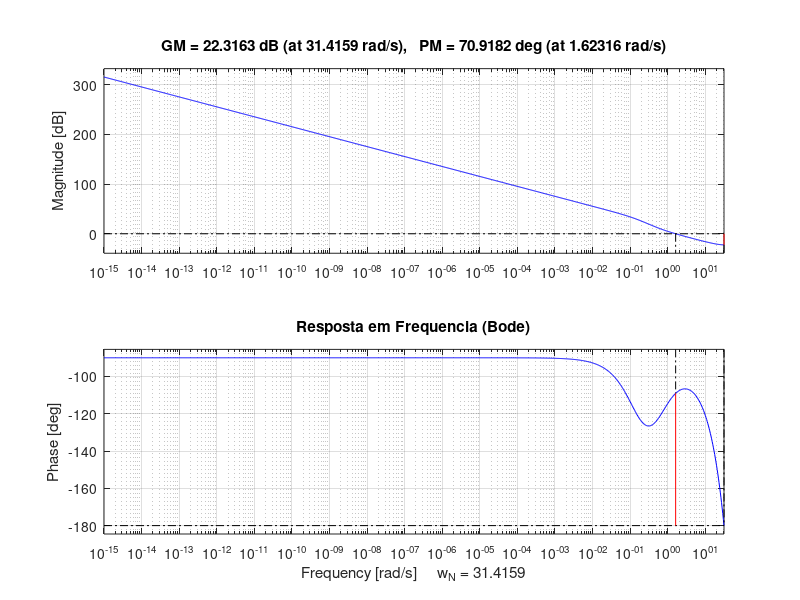

Recreate this plot in MATLAB.
%% TAREFA 1 - Questão 4: Controle de Velocidade por Lugar das Raizes (Analitico)
clear; clc; close all;

%% 1. Parametros do Sistema (Obtidos na Questao 3)
K_v = 1.0656; 
tau_v = 6.4751;
G_v_s = tf(K_v, [tau_v 1]);

K_tc = -6.3248;
tau_tc = 6.3248;
G_tc_s = tf(K_tc, [tau_tc 1]);

%% 2. Discretizacao do Sistema (Ts = 0.1s)
Ts = 0.1;
G_v_z = c2d(G_v_s, Ts, 'zoh');
[num_z, den_z] = tfdata(G_v_z, 'v');

b = num_z(2);      % Ganho discreto da planta
a = -den_z(2);     % Polo discreto da planta

G_tc_z = c2d(G_tc_s, Ts, 'zoh');

%% 3. Requisitos de Projeto (Polo Desejado)
% Requisito: Tempo de acomodacao ts <= 4.85s (vamos usar 4.5s)
% Requisito: Sem pico (vamos usar zeta = 0.9, overshoot = 0.15% -> invisivel)
ts_mf = 4.5;
zeta = 0.9;
wn = 4 / (zeta * ts_mf); % Frequencia natural

% Polo dominante no Plano S
sd = -zeta * wn + 1i * wn * sqrt(1 - zeta^2);

% Mapeamento para o Plano Z: z = e^(s*Ts)
pd = exp(sd * Ts); 
fprintf('--- Parametros do Projeto ---\n');
fprintf('Polo Desejado no Plano Z (pd): %.4f + %.4fi\n', real(pd), imag(pd));


%% 4. Projeto do Controlador (Metodo Analitico do LGR)
% O controlador PI tem a forma: C(z) = K * (z - zc) / (z - 1)
% Onde (z - 1) é o integrador obrigatorio para erro nulo.

% 4.1 CONDIÇÃO DE FASE para encontrar o Zero (zc)
% A soma das fases em malha aberta deve ser um multiplo impar de 180 (pi rad)
% angle(pd - zc) - angle(pd - a) - angle(pd - 1) = pi
% angle(pd - zc) = pi + angle(pd - a) + angle(pd - 1)

fase_polo_planta = angle(pd - a);
fase_integrador  = angle(pd - 1);
fase_zero_req    = pi + fase_polo_planta + fase_integrador;

% Usando trigonometria simples (tan(theta) = Cateto Oposto / Cateto Adjacente)
% tan(fase_zero_req) = imag(pd) / (real(pd) - zc)
zc = real(pd) - (imag(pd) / tan(fase_zero_req));

fprintf('\n--- Condição de Fase ---\n');
fprintf('Zero calculado (zc): %.4f\n', zc);

% 4.2 CONDIÇÃO DE MÓDULO para encontrar o Ganho (K)
% A magnitude de K * G(z) * C_aux(z) avaliada no polo pd deve ser igual a 1
% | K * b * (pd - zc) / ((pd - a) * (pd - 1)) | = 1

% K = |pd - a| * |pd - 1| / ( b * |pd - zc| )
K = (abs(pd - a) * abs(pd - 1)) / (b * abs(pd - zc));

fprintf('\n--- Condição de Módulo ---\n');
fprintf('Ganho calculado (K): %.4f\n\n', K);


%% 5. Montagem do Controlador e Analise
C_aux = tf([1 -zc], [1 -1], Ts);
C_z = K * C_aux;
L_z = C_aux * G_v_z; % Malha aberta sem K para o plot do rlocus

figure('Name', 'Projeto Analitico - Lugar das Raizes', 'Position', [50 50 1200 800]);

% 5.1 Lugar das Raizes
subplot(2,2,1);
rlocus(L_z);
hold on;
% Marcando o polo desejado exato no gráfico
plot(real(pd), imag(pd), 'rd', 'MarkerSize', 8, 'LineWidth', 2); 
title('Lugar das Raizes com Polo Desejado (Diamante)');
axis([0.8 1.05 -0.1 0.1]); % Zoom na região de interesse

% 5.2 Resposta ao Degrau (Referencia)
subplot(2,2,2);
H_mf = feedback(C_z * G_v_z, 1);
t_sim = 0:Ts:20;
step(H_mf, t_sim);
title('Seguimento de Referencia (\omega_{ref} = 1 rad/s)');
ylabel('Velocidade \omega [rad/s]');
grid on;

% 5.3 Resposta a Rejeicao de Perturbacao (Tc = 1 Nm)
subplot(2,2,3);
H_dist = G_tc_z / (1 + G_v_z * C_z);
step(H_dist, t_sim);
title('Rejeicao de Perturbacao (Tc = 1 Nm)');
ylabel('Variacao \Delta\omega');
grid on;

% 5.4 Resposta em Frequencia (Bode)
subplot(2,2,4);
margin(C_z * G_v_z);
title('Resposta em Frequencia (Bode)');
grid on;
